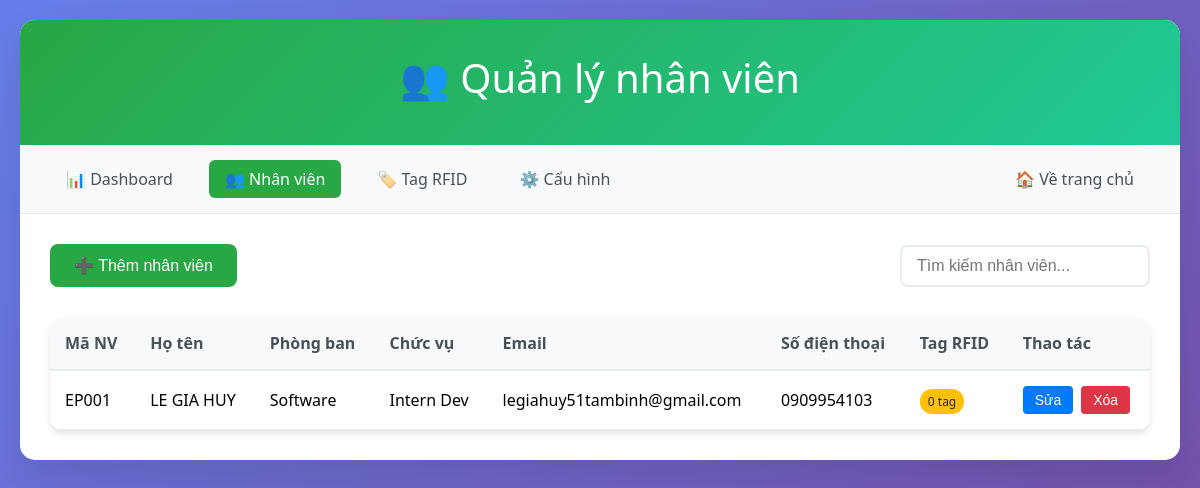
The app's page /admin/employees, older data.
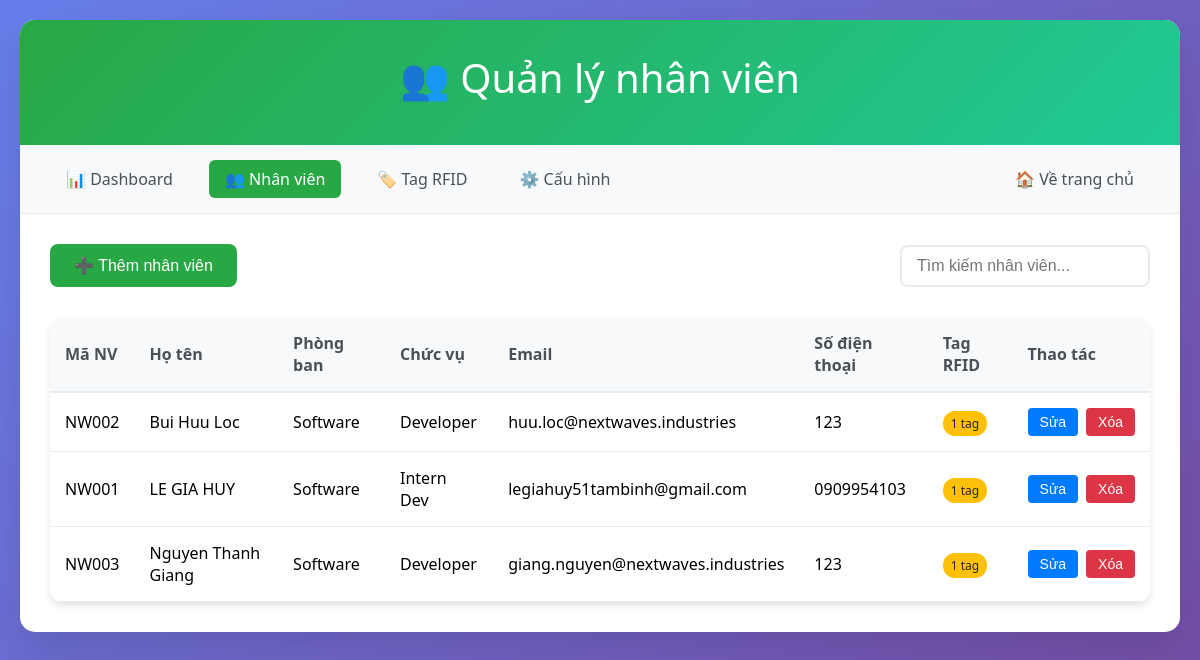
The same page, newer data.
### tables this page shows
CREATE TABLE employees (
            id INTEGER PRIMARY KEY AUTOINCREMENT,
            name TEXT NOT NULL,
            employee_code TEXT UNIQUE,
            department TEXT,
            position TEXT,
            email TEXT,
            phone TEXT,
            is_active BOOLEAN DEFAULT 1,
            created_at TEXT DEFAULT CURRENT_TIMESTAMP,
            updated_at TEXT DEFAULT CURRENT_TIMESTAMP
        );

### app.py (the view)
@app.route('/admin/employees')
def admin_employees():
    conn = sqlite3.connect('checkins.db')
    employees = conn.execute('''
        SELECT e.*,
               COUNT(et.id) as tag_count
        FROM employees e
        LEFT JOIN employee_tags et ON e.id = et.employee_id AND et.is_active = 1
        WHERE e.is_active = 1
        GROUP BY e.id
        ORDER BY e.name
    ''').fetchall()
    conn.close()
    return render_template('admin/employees.html', employees=employees)

### templates/admin/employees.html (shortened to what this page needs)
<!DOCTYPE html>
<html lang="vi">
  <head>
  </head>
  <body>
    <div class="container">
      <div class="header">
        <h1>👥 Quản lý nhân viên</h1>
      </div>
      <div class="nav">
        <a href="/admin">📊 Dashboard</a>
        <a href="/admin/employees" class="active">👥 Nhân viên</a>
        <a href="/admin/tags">🏷️ Tag RFID</a>
        <a href="/admin/config">⚙️ Cấu hình</a>
        <a href="/" style="margin-left: auto">🏠 Về trang chủ</a>
      </div>
      <div class="content">
        <div class="toolbar">
          <button class="add-btn" onclick="openAddModal()">
            ➕ Thêm nhân viên
          </button>
          <div class="search-box">
            <input
              type="text"
              class="search-input"
              placeholder="Tìm kiếm nhân viên..."
              onkeyup="filterEmployees()"
            />
          </div>
        </div>
        <table class="employees-table">
          <thead>
            <tr>
              <th>Mã NV</th>
              <th>Họ tên</th>
              <th>Phòng ban</th>
              <th>Chức vụ</th>
              <th>Email</th>
              <th>Số điện thoại</th>
              <th>Tag RFID</th>
              <th>Thao tác</th>
            </tr>
          </thead>
          <tbody id="employees-tbody">
            {% for emp in employees %}
            <tr data-employee-id="{{ emp[0] }}">
              <td>{{ emp[2] or 'N/A' }}</td>
              <td>{{ emp[1] }}</td>
              <td>{{ emp[3] or 'N/A' }}</td>
              <td>{{ emp[4] or 'N/A' }}</td>
              <td>{{ emp[5] or 'N/A' }}</td>
              <td>{{ emp[6] or 'N/A' }}</td>
              <td><span class="tag-count">{{ emp[10] }} tag</span></td>
              <td>
                <div class="action-buttons">
                  <button
                    class="btn-edit"
                    onclick="openEditModal('{{ emp[0] }}')"
                  >
                    Sửa
                  </button>
                  <button
                    class="btn-delete"
                    onclick="deleteEmployee('{{ emp[0] }}')"
                  >
                    Xóa
                  </button>
                </div>
              </td>
            </tr>
            {% endfor %}
          </tbody>
        </table>
      </div>
    </div>
  </body>
</html>

### templates/admin/employees.html (style rules this page uses)
* { margin: 0; padding: 0; box-sizing: border-box; }
body { font-family: "Segoe UI", Tahoma, Geneva, Verdana, sans-serif; background: linear-gradient(135deg, #667eea 0%, #764ba2 100%); min-height: 100vh; padding: 20px; }
.container { max-width: 1400px; margin: 0 auto; background: white; border-radius: 15px; box-shadow: 0 20px 40px rgba(0, 0, 0, 0.1); overflow: hidden; }
.header { background: linear-gradient(135deg, #28a745 0%, #20c997 100%); color: white; padding: 30px; text-align: center; }
.header h1 { font-size: 2.5em; margin-bottom: 10px; font-weight: 300; }
.nav { background: #f8f9fa; padding: 15px 30px; border-bottom: 1px solid #e9ecef; display: flex; gap: 20px; align-items: center; flex-wrap: wrap; }
.nav a { text-decoration: none; color: #495057; padding: 8px 16px; border-radius: 6px; transition: all 0.3s ease; font-weight: 500; }
.nav a.active { background: #28a745; color: white; }
.content { padding: 30px; }
.toolbar { display: flex; justify-content: space-between; align-items: center; margin-bottom: 30px; flex-wrap: wrap; gap: 15px; }
.add-btn { background: #28a745; color: white; padding: 12px 24px; border: none; border-radius: 8px; cursor: pointer; font-size: 16px; font-weight: 500; transition: all 0.3s ease; }
.search-box { display: flex; gap: 10px; align-items: center; }
.search-input { padding: 10px 15px; border: 2px solid #e9ecef; border-radius: 8px; font-size: 16px; min-width: 250px; }
.employees-table { width: 100%; border-collapse: collapse; background: white; border-radius: 12px; overflow: hidden; box-shadow: 0 4px 6px rgba(0, 0, 0, 0.1); }
.employees-table th { background: #f8f9fa; padding: 15px; text-align: left; font-weight: 600; color: #495057; border-bottom: 2px solid #e9ecef; }
.employees-table td { padding: 15px; border-bottom: 1px solid #e9ecef; vertical-align: middle; }
.action-buttons { display: flex; gap: 8px; }
.btn-edit { background: #007bff; color: white; border: none; padding: 6px 12px; border-radius: 4px; cursor: pointer; font-size: 14px; transition: all 0.3s ease; }
.btn-delete { background: #dc3545; color: white; border: none; padding: 6px 12px; border-radius: 4px; cursor: pointer; font-size: 14px; transition: all 0.3s ease; }
.tag-count { background: #ffc107; color: #212529; padding: 4px 8px; border-radius: 12px; font-size: 12px; font-weight: 500; }

Row changes from the older to the newer data that the page shows:
added employees: employee_code "NW002", name "Bui Huu Loc", department "Software", position "Developer", email "huu.loc@nextwaves.industries", phone "123", is_active "1"
changed employees "LE GIA HUY": employee_code "EP001" → "NW001"; is_active "0" → "1"
added employees: employee_code "NW003", name "Nguyen Thanh Giang", department "Software", position "Developer", email "giang.nguyen@nextwaves.industries", phone "123", is_active "1"
